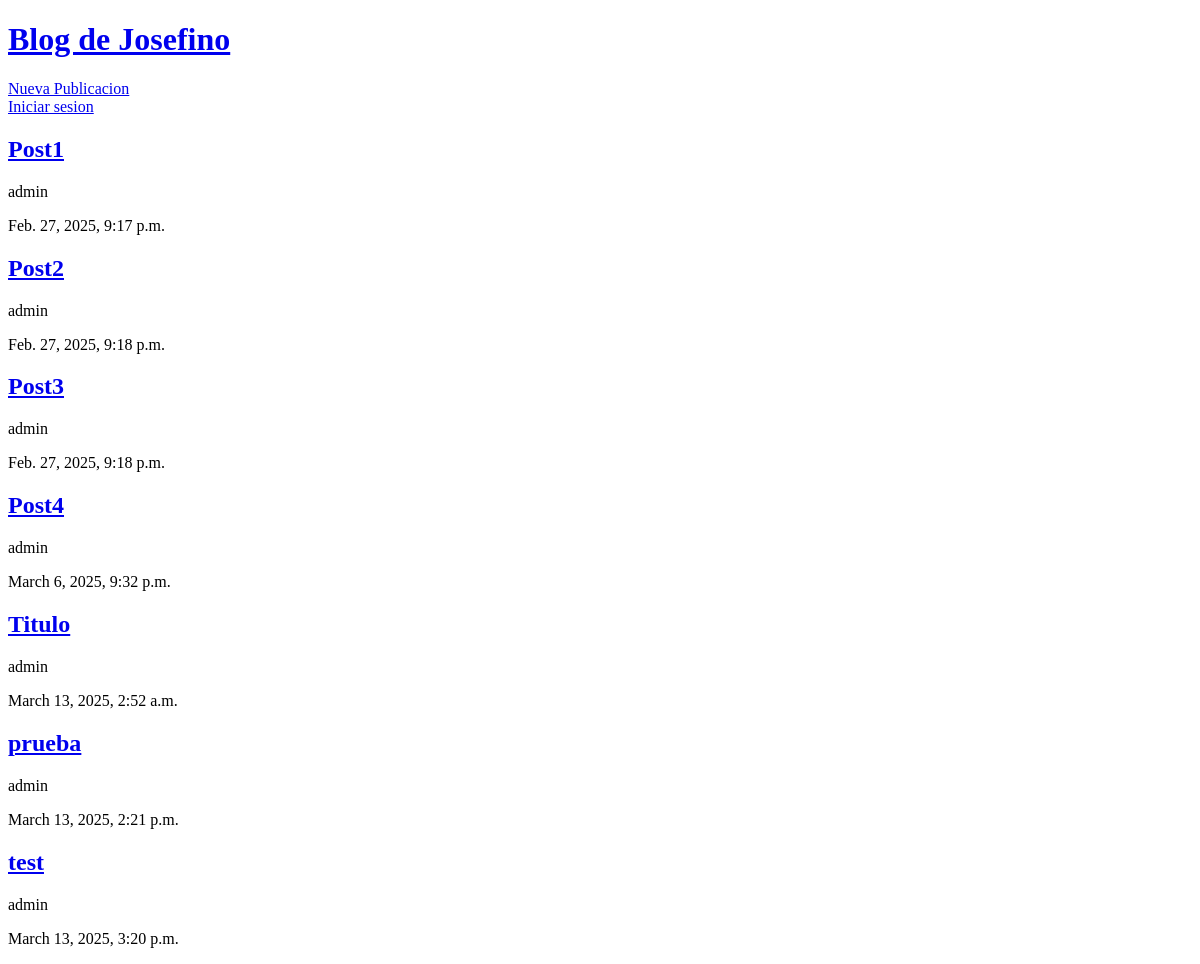
The app's page /, older data.
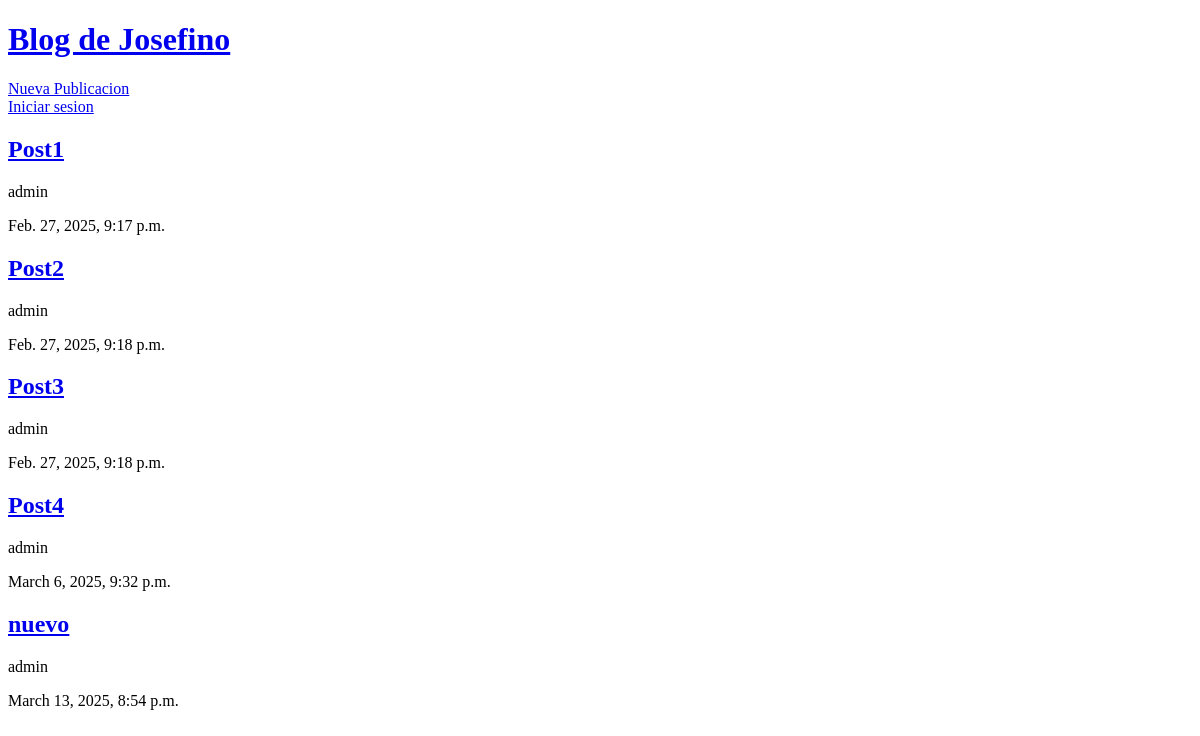
The same page, newer data.
### blog/models.py (models this page shows, shortened)
class Publication(models.Model):
    title = models.CharField(max_length=100)
    body = models.TextField(max_length=1000)
    author= models.ForeignKey('auth.User', on_delete=models.CASCADE)
    date= models.DateTimeField(auto_now_add=True)
    updated = models.DateTimeField(auto_now=True)

### blog/views.py (the view)
# urls.py: path('', PublicationListView.as_view(), name='publications-list'),
class PublicationListView(ListView):
    model = Publication
    template_name = 'publications-list.html'

### templates/Publications-list.html (shortened to what this page needs)
{% extends "_base.html" %}
{% block content %}
{% for post in publication_list %}
    <a href="{% url 'publication-detail' post.pk %}"><h2>{{ post.title }}</h2></a>
    <p>{{ post.author }}</p>
    <p>{{ post.date }}</p>
{% endfor %}
{% endblock content %}

Row changes from the older to the newer data that the page shows:
removed Publication: title "Titulo", author "admin", date "March 13, 2025, 2:52 a.m."
removed Publication: title "prueba", author "admin", date "March 13, 2025, 2:21 p.m."
removed Publication: title "test", author "admin", date "March 13, 2025, 3:20 p.m."
added Publication: title "nuevo", author "admin", date "March 13, 2025, 8:54 p.m."
